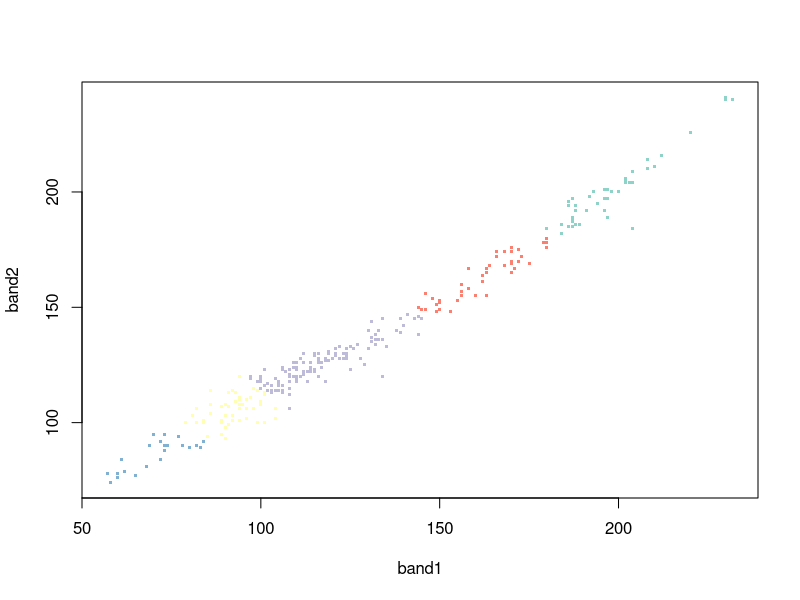
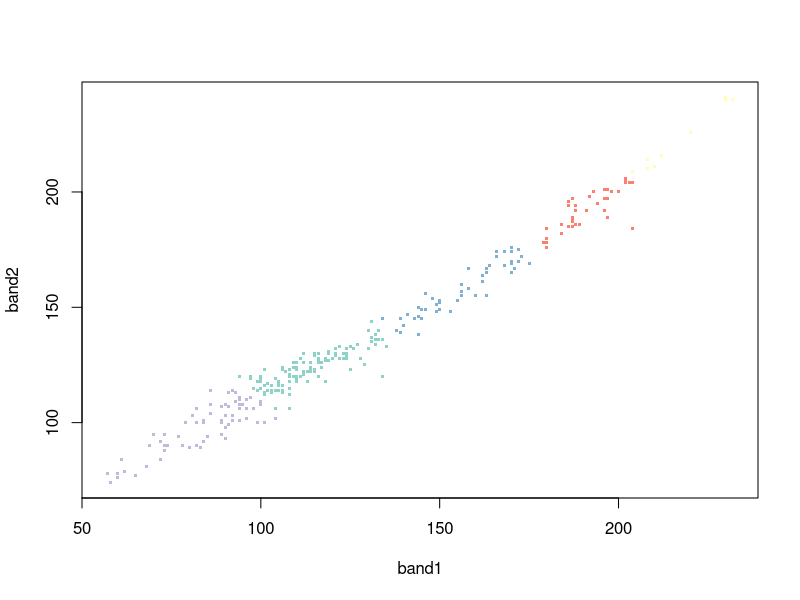

The R script that drew these images, in order:
######
# Bisecting K-Means
#####
rm(list = ls(all = T))

library(RColorBrewer)

# set seed to ensure consistent results
set.seed(100)

# Read data file
# When	submitting, ensure that the path to this file is just "hw2-data.csv" 
# and doesn't point	to a path on your machine 
data.df <- read.csv('hw2-data.csv')

# TODO: Implement bisecting k means.
# Input:
# data.df: data frame based on hw2-data.csv
# trials.max: Max. number of trials for kmeans, as per Algorithm 8.2 in textbook. 
# You are allowed to use the pre-defined kmeans() function.
# k: Number of clusters to find in bisecting k-means

# Output:
# Your output/function return value will be a list containing 2 elements
# first element of the list is a vector containing cluster assignments (i.e., values 1 to k assigned to each data point)
# second element of the list is a vector containing SSE of each cluster
# Additional Information:
# When identifying which cluster to split, choose the one with maximum SSE
# When performing kmeans, pick two random points the cluster with largest SSE as centers at every iteration. 
# Be mindful that there might be duplicates in the data.
# terminating condition: when k clusters have been found

bisectingkmeans <- function(data.df, iter.max, k){
SSE = matrix(nrow=k,ncol=1,-.Machine$integer.max)
CLUSTER = matrix(nrow=k,ncol=1,-.Machine$integer.max)
data.df
input <- data.df[,c(2:3)]
result  = kmeans(input,2)
CLUSTER = result$cluster;
SSE[1,] = result$withinss[1]
SSE[2,] = result$withinss[2]
numOfClusters=2
#till we get k clusters
while(k > numOfClusters) {

	clusterToSplit = which.max(SSE)
	ids = which(CLUSTER == clusterToSplit)
	inputM = data.df[ids,-nrow(data.df)]
	inputm <- inputM[,c(2,3)]
	count = 0
	resultSSE = 0
	#repeat iter.max number of times
	while(count<iter.max)
	{
		count = count+1
		points = which(data.df$ID %in% matrix(c(sample(ids, 2, replace=F)), nrow=5,  ncol=1))
		inputMat = data.df[points,-nrow(data.df)]
		inputmat <- inputMat[,c(2,3)]
		temp = kmeans(x=inputm,centers=inputmat)
		if (resultSSE<temp$withinss[1]+temp$withinss[2]){
			resultSSE = temp$withinss[1]+temp$withinss[2]
			result=temp
		}
	}
	numOfClusters <- numOfClusters +1
	SSE[numOfClusters,] = result$withinss[1]
	SSE[clusterToSplit] = result$withinss[2]	
	outResult <- result$cluster
	outResult[which(outResult == 1)] = -1
	outResult[which(outResult == 2)] = -2
	outResult[which(outResult == -1)] = clusterToSplit
	outResult[which(outResult == -2)] = numOfClusters
	
	for(i in 1:length(ids)){
			CLUSTER[ids[i]]=outResult[i]
	}
		
}

return(list(CLUSTER=CLUSTER,SSE=SSE))  
}

# Write code for comparing result from bisecting kmeans here - Part b
kmeans_comparison <- function(data.df, result, k){
	points = which(data.df$ID %in% matrix(c(210, 247, 265, 278, 288), nrow=5,  ncol=1))
	inputMat = data.df[points,-nrow(data.df)]
	inputm <- inputMat[,c(2:3)]
	data1.df <- data.df[,c(2:3)]
	result = kmeans(x=data1.df,centers=inputm)
	plot(data.df[, -1], col = brewer.pal(k, "Set3")[result[[1]]], pch = '.',
     	cex = 3)
}

# Don't edit anything beyond this line
# Please note, TA will test with different configurations of trails.max and k.
k=5
result <- bisectingkmeans(data.df, iter.max = 25 , k)
plot(data.df[, -1], col = brewer.pal(k, "Set3")[result[[1]]], pch = '.',
     cex = 3)

kmeans_comparison(data.df, result, k)
